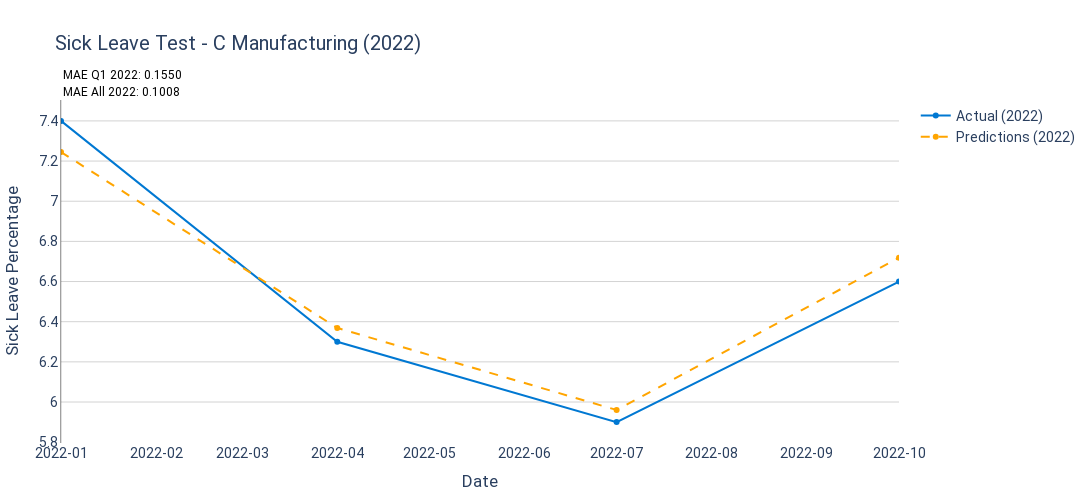
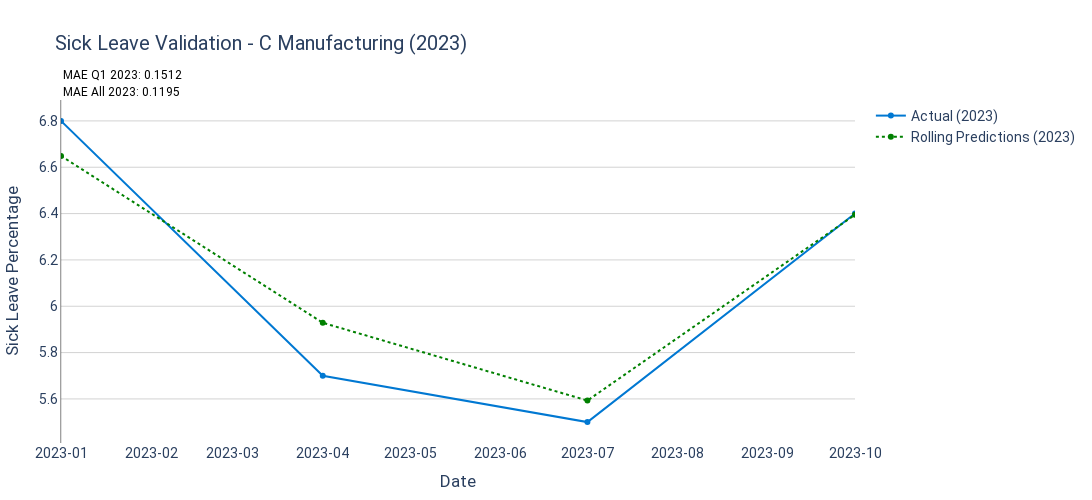

The notebook cell saved with these charts, in order:
### Code cell
# 12. Visualization for 2022
fig_2022 = go.Figure()

# Add actual sick leave percentage line for 2022
fig_2022.add_trace(go.Scatter(
    x=test_df_2022.index,
    y=y_test[test_df_2022.index],
    mode='lines+markers',
    name='Actual (2022)',
    line=dict(color='#0078d2', width=2)
))

# Add predictions line for 2022
fig_2022.add_trace(go.Scatter(
    x=test_df_2022.index,
    y=y_pred_2022,
    mode='lines+markers',
    name='Predictions (2022)',
    line=dict(color='orange', width=2, dash='dash')
))

# Add MAE values as text annotations for 2022
fig_2022.add_annotation(
    xref="paper", yref="paper", x=0.00, y=1.10, showarrow=False,
    text=f"MAE Q1 2022: {mae_q1_2022:.4f}",
    font=dict(size=12, color="black")
)
fig_2022.add_annotation(
    xref="paper", yref="paper", x=0.00, y=1.05, showarrow=False,
    text=f"MAE All 2022: {mae_all_2022:.4f}",
    font=dict(size=12, color="black")
)

fig_2022.update_layout(
    title=f'Sick Leave Test - C Manufacturing (2022)',
    xaxis_title='Date',
    yaxis_title='Sick Leave Percentage',
    plot_bgcolor='white',
    xaxis=dict(
        showgrid=False,
        tickformat="%Y-%m",
        range=[test_df_2022.index.min(), test_df_2022.index.max()]
    ),
    yaxis=dict(
        showgrid=True, gridcolor='lightgrey', showline=True, linewidth=0.5, linecolor='black'
    ),
    font=dict(family="Roboto", size=14),
    margin=dict(l=50, r=50, t=100, b=50),
    width=1100, height=500
)

fig_2022.show()

# Visualization for 2023
fig_2023 = go.Figure()

# Add actual sick leave percentage line for 2023
fig_2023.add_trace(go.Scatter(
    x=test_df_2023.index,
    y=y_test[test_df_2023.index],
    mode='lines+markers',
    name='Actual (2023)',
    line=dict(color='#0078d2', width=2)
))

# Add rolling predictions line for 2023
fig_2023.add_trace(go.Scatter(
    x=test_df_2023.index,
    y=y_pred_2023,
    mode='lines+markers',
    name='Rolling Predictions (2023)',
    line=dict(color='green', width=2, dash='dot')
))

# Add MAE values as text annotations for 2023
fig_2023.add_annotation(
    xref="paper", yref="paper", x=0.00, y=1.10, showarrow=False,
    text=f"MAE Q1 2023: {mae_q1_2023:.4f}",
    font=dict(size=12, color="black")
)
fig_2023.add_annotation(
    xref="paper", yref="paper", x=0.00, y=1.05, showarrow=False,
    text=f"MAE All 2023: {mae_all_2023:.4f}",
    font=dict(size=12, color="black")
)

fig_2023.update_layout(
    title=f'Sick Leave Validation - C Manufacturing (2023)',
    xaxis_title='Date',
    yaxis_title='Sick Leave Percentage',
    plot_bgcolor='white',
    xaxis=dict(
        showgrid=False,
        tickformat="%Y-%m",
        range=[test_df_2023.index.min(), test_df_2023.index.max()]
    ),
    yaxis=dict(
        showgrid=True, gridcolor='lightgrey', showline=True, linewidth=0.5, linecolor='black'
    ),
    font=dict(family="Roboto", size=14),
    margin=dict(l=50, r=50, t=100, b=50),
    width=1100, height=500
)

fig_2023.show()

### Figure 1 — Plotly figure (JSON) as saved in the notebook; plotly's stock layout.template omitted (floating-point values rounded to 4 significant figures)
{"data": [{"line": {"color": "#0078d2", "width": 2}, "mode": "lines+markers", "name": "Actual (2022)", "type": "scatter", "x": ["2022-01-01T00:00:00", "2022-04-01T00:00:00", "2022-07-01T00:00:00", "2022-10-01T00:00:00"], "y": [7.4, 6.3, 5.9, 6.6]}, {"line": {"color": "orange", "dash": "dash", "width": 2}, "mode": "lines+markers", "name": "Predictions (2022)", "type": "scatter", "x": ["2022-01-01T00:00:00", "2022-04-01T00:00:00", "2022-07-01T00:00:00", "2022-10-01T00:00:00"], "y": [7.245, 6.369, 5.96, 6.719]}], "layout": {"annotations": [{"font": {"color": "black", "size": 12}, "showarrow": false, "text": "MAE Q1 2022: 0.1550", "x": 0, "xref": "paper", "y": 1.1, "yref": "paper"}, {"font": {"color": "black", "size": 12}, "showarrow": false, "text": "MAE All 2022: 0.1008", "x": 0, "xref": "paper", "y": 1.05, "yref": "paper"}], "font": {"family": "Roboto", "size": 14}, "height": 500, "margin": {"b": 50, "l": 50, "r": 50, "t": 100}, "plot_bgcolor": "white", "title": {"text": "Sick Leave Test - C Manufacturing (2022)"}, "width": 1100, "xaxis": {"range": ["2022-01-01T00:00:00", "2022-10-01T00:00:00"], "showgrid": false, "tickformat": "%Y-%m", "title": {"text": "Date"}}, "yaxis": {"gridcolor": "lightgrey", "linecolor": "black", "linewidth": 0.5, "showgrid": true, "showline": true, "title": {"text": "Sick Leave Percentage"}}}}

### Figure 2 — Plotly figure (JSON) as saved in the notebook; plotly's stock layout.template omitted (floating-point values rounded to 4 significant figures)
{"data": [{"line": {"color": "#0078d2", "width": 2}, "mode": "lines+markers", "name": "Actual (2023)", "type": "scatter", "x": ["2023-01-01T00:00:00", "2023-04-01T00:00:00", "2023-07-01T00:00:00", "2023-10-01T00:00:00"], "y": [6.8, 5.7, 5.5, 6.4]}, {"line": {"color": "green", "dash": "dot", "width": 2}, "mode": "lines+markers", "name": "Rolling Predictions (2023)", "type": "scatter", "x": ["2023-01-01T00:00:00", "2023-04-01T00:00:00", "2023-07-01T00:00:00", "2023-10-01T00:00:00"], "y": [6.649, 5.929, 5.593, 6.395]}], "layout": {"annotations": [{"font": {"color": "black", "size": 12}, "showarrow": false, "text": "MAE Q1 2023: 0.1512", "x": 0, "xref": "paper", "y": 1.1, "yref": "paper"}, {"font": {"color": "black", "size": 12}, "showarrow": false, "text": "MAE All 2023: 0.1195", "x": 0, "xref": "paper", "y": 1.05, "yref": "paper"}], "font": {"family": "Roboto", "size": 14}, "height": 500, "margin": {"b": 50, "l": 50, "r": 50, "t": 100}, "plot_bgcolor": "white", "title": {"text": "Sick Leave Validation - C Manufacturing (2023)"}, "width": 1100, "xaxis": {"range": ["2023-01-01T00:00:00", "2023-10-01T00:00:00"], "showgrid": false, "tickformat": "%Y-%m", "title": {"text": "Date"}}, "yaxis": {"gridcolor": "lightgrey", "linecolor": "black", "linewidth": 0.5, "showgrid": true, "showline": true, "title": {"text": "Sick Leave Percentage"}}}}
